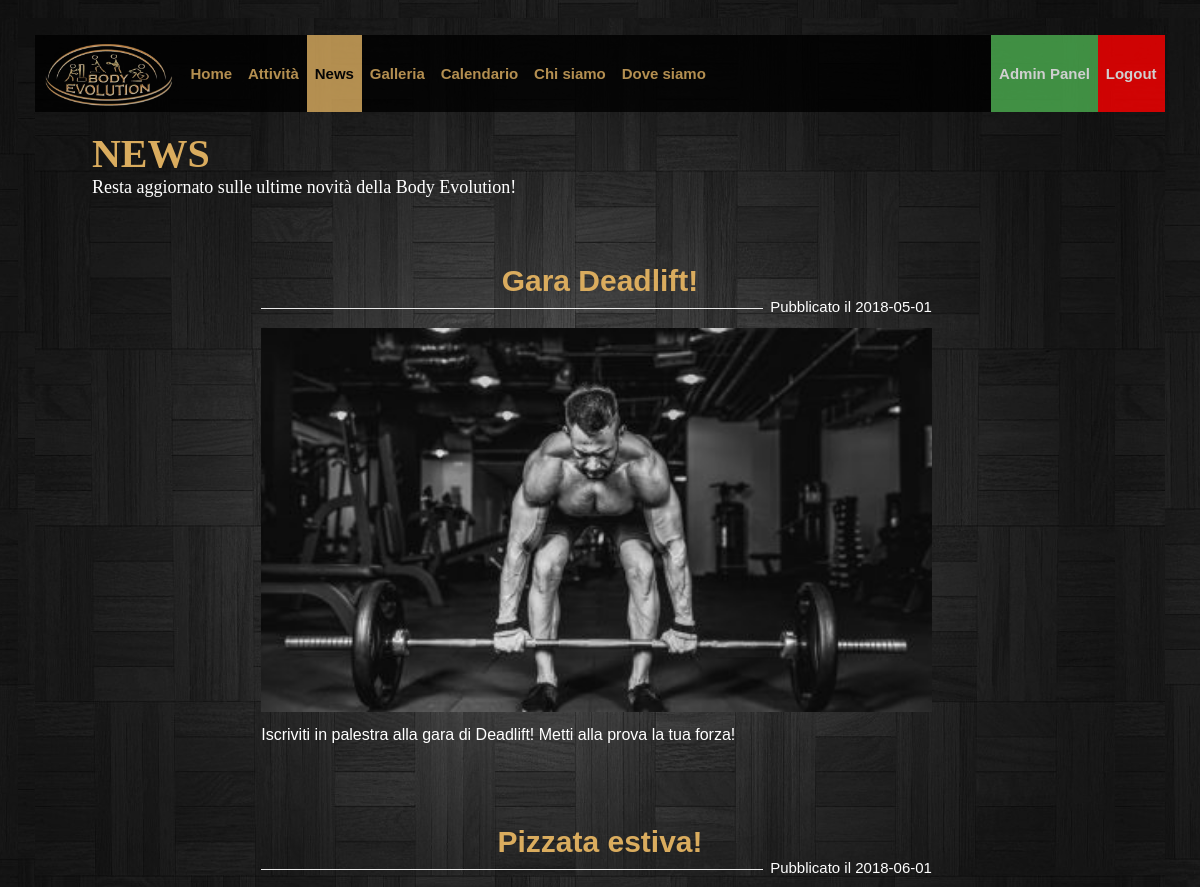
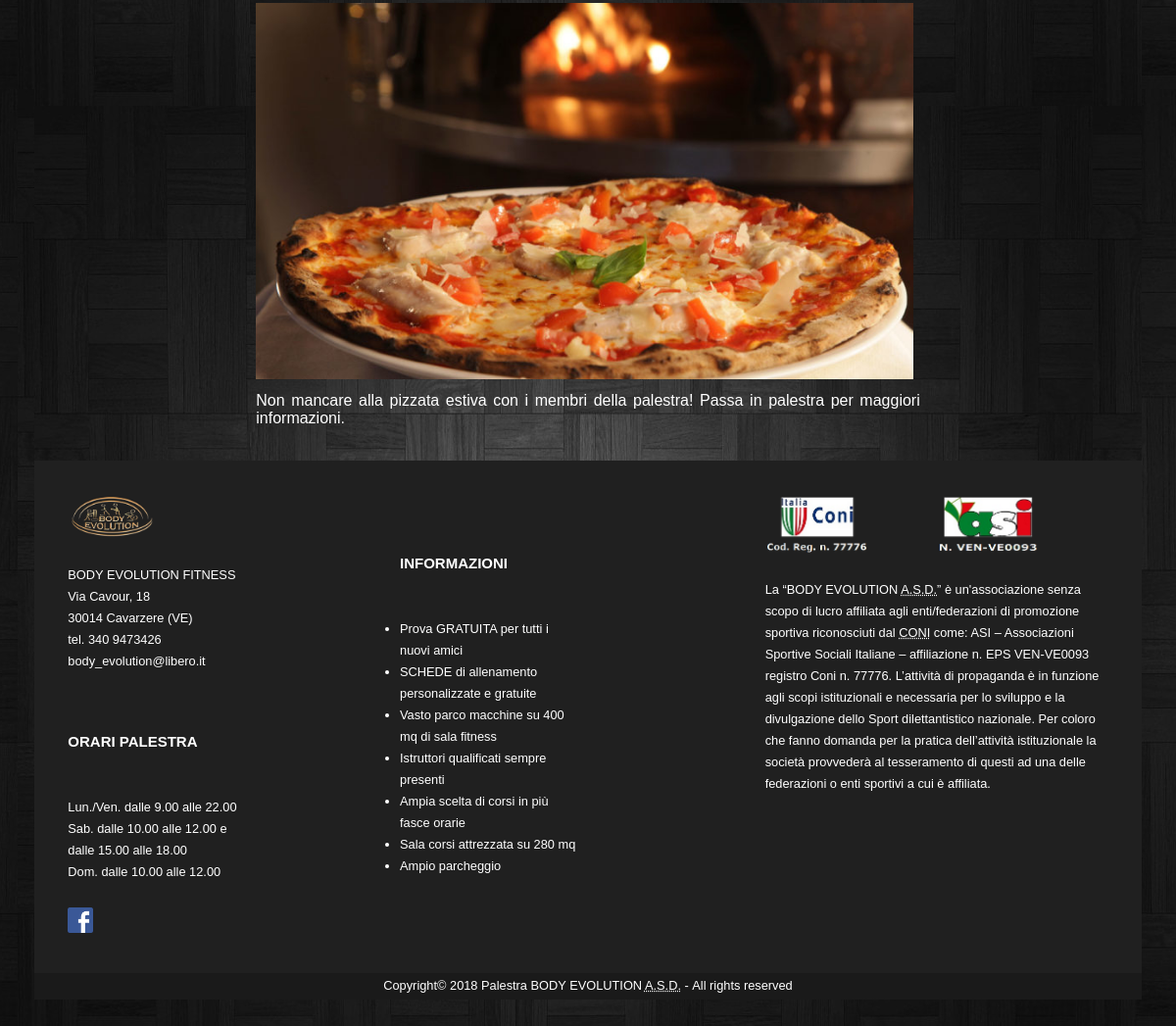
Screenshot of /PHP/News.php (signed in) with the database file from the repository (2 pictures, top to bottom).
### tables this page shows
CREATE TABLE `news` (
  `Titolo` varchar(50) NOT NULL,
  `Data` date NOT NULL,
  `Immagine` varchar(50) NOT NULL,
  `Descrizione` text NOT NULL
);

### PHP/config.php (called while the page is built, shortened)
<?php
function query($sql) {
    global $connessione;
    $res = mysqli_query($connessione, $sql);
    return $res;
}
?>

### PHP/News.php (the view, shortened to what this page needs)
<?php
	require_once('config.php');
    require_once('printHeader.php');
    $foot = file_get_contents("../Templates/footer.txt");
	$logout = "<a id=\"logoutButton\" title=\"Effettua il logout\" href=\"logout.php\"><span lang=\"en\">Logout</span></a>";
	$login = "<a id=\"panelButton\" title=\"Effettua il login\" href=\"areaPersonale.php\">Area Personale</a>";
	$adminPanel = "<a id=\"panelButton\" title=\"Vai al pannello amministratore\" href=\"adminPanel.php\"><span lang=\"en\">Admin Panel</span></a>";
	$userPanel = "<a id=\"panelButton\" title=\"Vai al pannello utente\" href=\"userPanel.php\"><span lang=\"en\">User Panel</span></a>";
	$closediv = "</div>";
	$closebody = "</body>";
	$closehtml = "</html>";
	if(isset($_SESSION['user_code']) && $_SESSION['user_type'] == 'admin') {
		echo $logout;
		echo $adminPanel;
	} else if(isset($_SESSION['user_code']) && $_SESSION['user_type'] == 'user') {
		echo $logout;
		echo $userPanel;
	} else {
		echo $login;
	}
	echo $closediv;
	echo $closediv;
	$title = "<div id=\"corpo\">
				<div id=\"Presentazione\">
					<h1 id=\"titoloPagina\"><span lang=\"en\">NEWS</span></h1>
					<p>Resta aggiornato sulle ultime novità della <span lang=\"en\">Body Evolution</span>!</p>
				</div>";
	echo $title;
	$query = query("
		SELECT Titolo, Data, Immagine, Descrizione
		FROM news;
	");
	while($row = mysqli_fetch_assoc($query)) {
		$stampa = "<div class=\"newscont\">
						<h2 class=\"titlenews\"> ".$row['Titolo']." </h2>
						<div class=\"corpopos\">
							<p class=\"pubblicazione\">Pubblicato il ".$row['Data']."</p>
							<img class=\"imgnews\" src=\"../Uploads/upNews/".$row['Immagine']."\" alt=\"Immagine della news\" />
							<p class=\"textnews\"> ".$row['Descrizione']." </p>
							<div class=\"separator\"></div>
						</div>
					</div>";
		echo $stampa;
	}
	echo $closediv;
	echo $foot;
	echo $closebody;
	echo $closehtml;
?>

### CSS/Desktop.css (style rules this page uses)
* { padding: 0; margin: 0; }
html, body { margin: 0; padding: 0; font-size: 100%; font-family: Verdana, Arial, Helvetica, sans-serif; background-color: #323232; margin:1.5%; background-image: url("../IMAGES/sfondo.jpg"); }
.Menu a { float: left; display: block; color: #DAAC5E; text-align: center; font-weight: bold; padding: 2em 0.53em; text-decoration: none; width: auto; }
#logoutButton { background-color: red; float: right; color: white; }
#panelButton { background-color: #4CAF50; float: right; color: white; }
#Footer { font-size: 0.8em; line-height: 22px; color: white; background-color: rgb(32,32,32); overflow: hidden; clear: both; }
#Footer h2 { font-size: 15px; margin-top: 4em; margin-bottom: 3em; }
.blocco { display: block; }
#footersx { float: left; padding: 3%; width: 22%; }
#logofooter { margin-bottom: 1.5em; width: 50%; }
#logofacebook { width: 2em; margin-top: 2em; }
#footercx { float: left; padding: 3%; margin-left: 8%; width: 22%; }
#footercx ul { margin-left: 0; padding-left: 0; }
#footerdx { float: right; padding: 3%; width: 37%; }
#Coni { float: left; width: 30%; margin-bottom: 1.5em; }
#asi { width: 30%; margin-left: 20%; margin-bottom: 1.5em; }
#footerbottom { padding: 0.2em; clear: both; background-color: rgb(26,26,26); text-align: center; }
.separator { overflow: hidden; position:relative; display:block; height:1px; background-color: #eaeaea; margin:10px 0; }
#Presentazione { color: #DAAC5E; width:95%; font-family: Verdana; position: relative; font-size: 18px; text-align: left; left: 5%; margin-top: 1em; margin-bottom: 1em; }
#Presentazione p { color:white; }
#titoloPagina { font-size: 40px; }
.newscont { float:left; width:60%; margin:3% 20%; }
.titlenews { text-align:center; margin:2%; margin-bottom:0%; color:#DAAC5E; font-size: 30px; }
.pubblicazione { float:right; margin:0 1%; color:white; font-size: 15px; }
.imgnews { float:left; margin:2% 0; width:99%; overflow: hidden; height:24em; object-fit: cover; }
.corpopos { float:left; width:100%; }
.textnews { float:left; margin:0; text-align: justify; width:100%; color:white; }
*,:after,:before { box-sizing:border-box; }
a { color:inherit; text-decoration:none; }

### CSS/Tablet.css (style rules this page uses)
.Menu a { display: none; padding: 1em 0.64em; }
#Footer h2 { margin: 0; }
#footersx h2 { margin-top: 2em; }
#footercx { width: 32%; }
#footercx h2 { margin-bottom: 1em; }
#logofooter, #Coni, #asi { display: none; }
.newscont { width:96%; margin:3% 2%; }

### CSS/Mobile.css (style rules this page uses)
.Menu a { display: none; padding: 1em 0.64em; }
#Footer { position: relative; }
#Footer h2 { margin-top: 6%; margin-bottom: 0; }
#footersx { float: none; width: 95%; }
#footercx { float: none; width: 95%; margin-left: 0; }
#footercx h2 { margin-top: 0; }
#footercx ul { margin-left: 4%; }
#footerdx { display: none; }
#logofacebook { width:4em; margin:0; position: absolute; top:15px; right:15px; }
#logofooter, #Coni, #asi { display: none; }
.newscont { width:96%; margin:3% 2%; }
.imgnews { height:14em; }

### CSS/Print.css (style rules this page uses)
html, body { font-size: 12pt; max-width: 1024px; margin: auto; font-family: "Times New Roman", Times, serif; text-align: justify; position: relative; width: 100%; }
.Menu, .sandwich, #user, #saltaMenu, #logofooter, #logofacebook, .container, .logo, #Coni, #asi { display: none; }
#titoloPagina { font-size: 22px; margin-bottom:-15px; }
.printablefooter { font-size: 14pt; font-weight: bold; margin-bottom:-15px; }
#footerdx { font-size: 10pt; }
#Footer h2 { margin-bottom: -15px; }
.separator { display: none; }
.imgnews { display: none; }
.titlenews { margin-bottom:-15px; }
.pubblicazione { font-size: 12pt; }

### rows the page displays
news: Titolo "Gara Deadlift!", Data "2018-05-01", Immagine (picture), Descrizione "Iscriviti in palestra alla gara di Deadlift! Metti alla prova la tua forza!"
news: Titolo "Pizzata estiva!", Data "2018-06-01", Immagine (picture), Descrizione "Non mancare alla pizzata estiva con i membri della palestra! Passa in palestra per maggiori informazioni."
